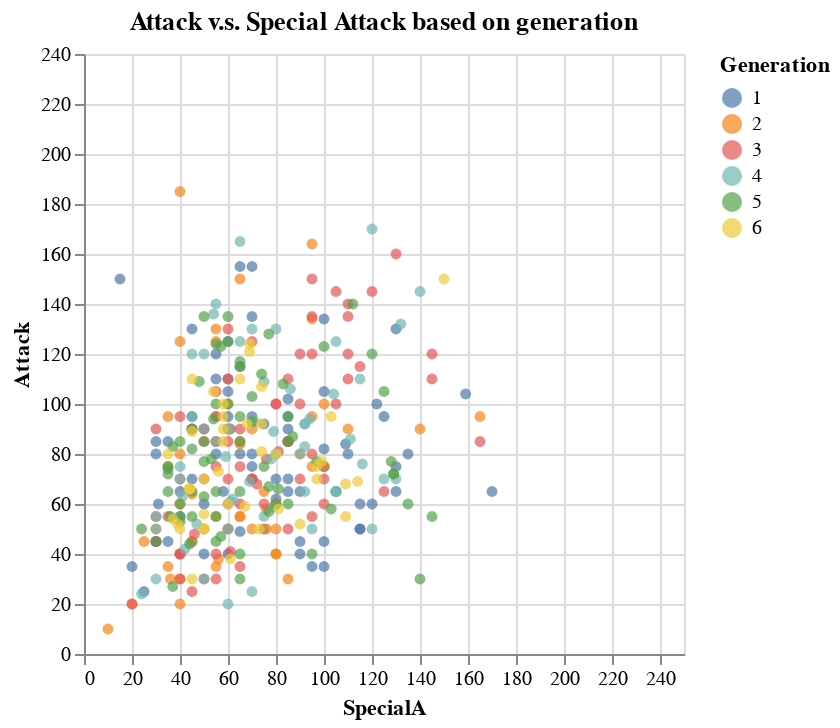

Notebook code for this chart:
### Code cell
alt.Chart(df).mark_circle().encode(
    x=alt.X("SpecialA",scale=alt.Scale(domain=[0, 250])),
    y=alt.Y("Attack",scale=alt.Scale(domain=[0, 240])),
    color="Generation:N",
    tooltip=["Name","Attack","SpecialA"]
).properties(
    title="Attack v.s. Special Attack based on generation"
)

### Figure 1 — Vega-Lite specification as saved in the notebook (floating-point values rounded to 4 significant figures; data arrays with more than 128 entries replaced by an {"elided": "..."} marker saying what was removed)
{"config": {"view": {"continuousWidth": 300, "continuousHeight": 300}}, "data": {"name": "data-8f8f5a820e13a98ac2edffa1fa08f1db"}, "mark": {"type": "circle"}, "encoding": {"color": {"field": "Generation", "type": "nominal"}, "tooltip": [{"field": "Name", "type": "nominal"}, {"field": "Attack", "type": "quantitative"}, {"field": "SpecialA", "type": "quantitative"}], "x": {"field": "SpecialA", "scale": {"domain": [0, 250]}, "type": "quantitative"}, "y": {"field": "Attack", "scale": {"domain": [0, 240]}, "type": "quantitative"}}, "title": "Attack v.s. Special Attack based on generation", "$schema": "https://vega.github.io/schema/vega-lite/v5.16.3.json", "datasets": {"data-8f8f5a820e13a98ac2edffa1fa08f1db": {"elided": "374 records"}}}
